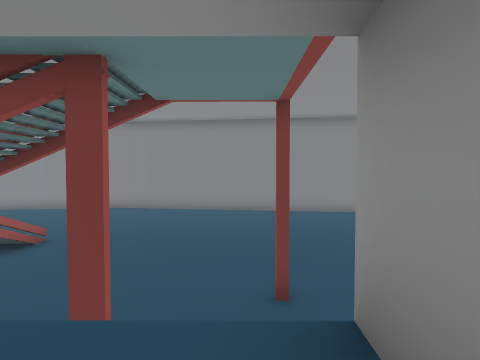
view 1 (above)

20 first-person views from a walk through a scene from a Unity 3-D project. The camera is 1.2 m above the floor, tilts 2° down and sees 75° across. The floor is counted in squares, 2 m on a side. Each view is taken from the middle of a square. On the plan, view 1 faces up. The plan holds only what a view shows up to about 9 squares ahead; the rest is blank. The place goes on beyond the plan. The player character is not drawn. Some animated figures are not drawn.

view 2
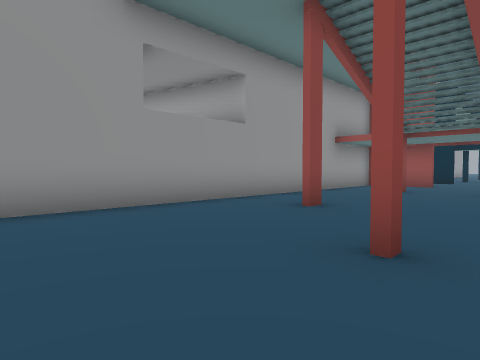

view 3
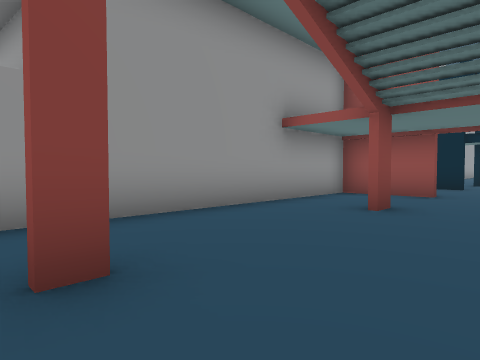

view 4
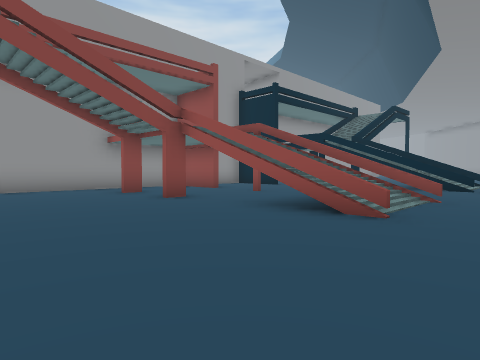

view 5
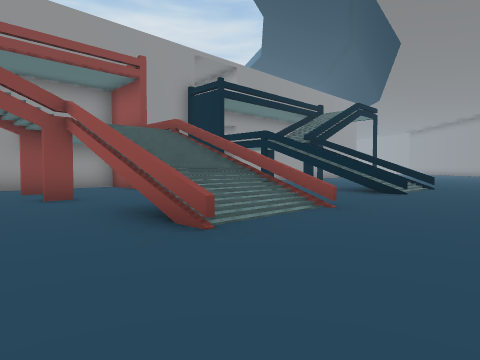

view 6
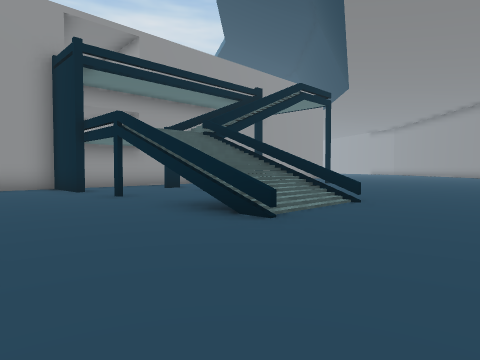

view 7
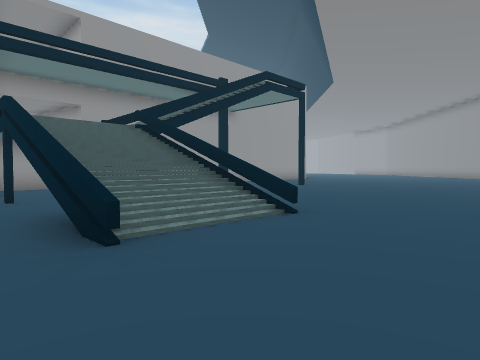

view 8
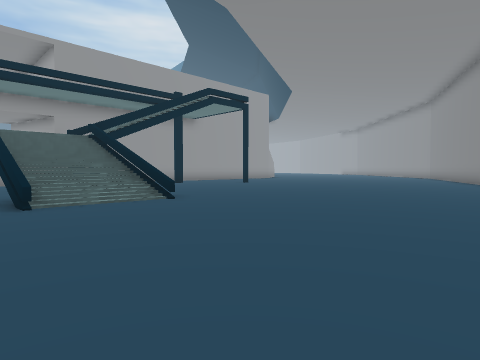

view 9
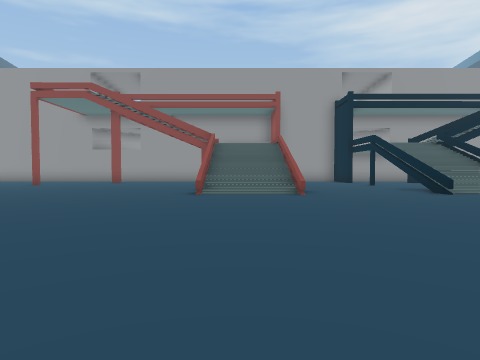

view 10
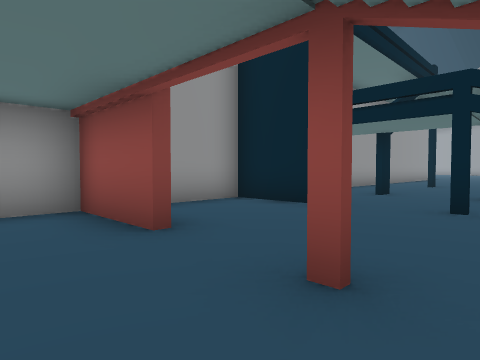

view 11
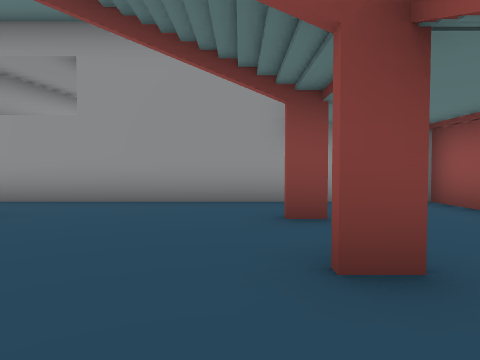

view 12
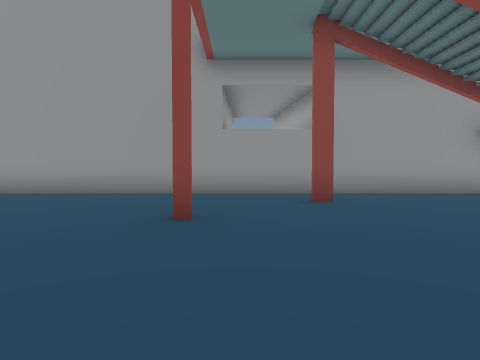

view 13
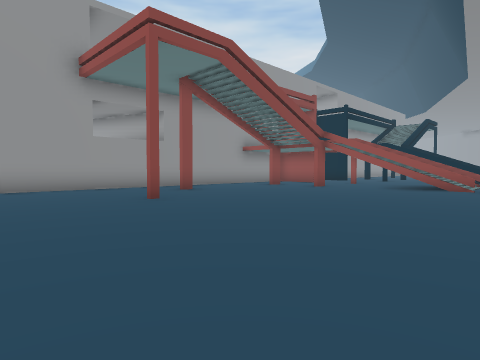

view 14
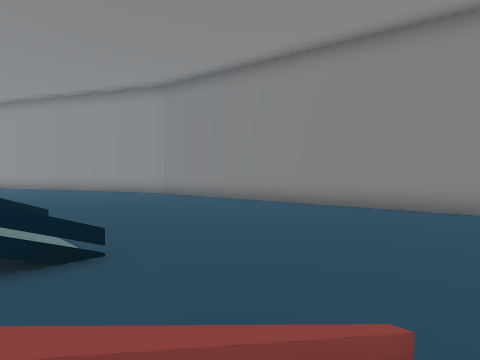

view 15
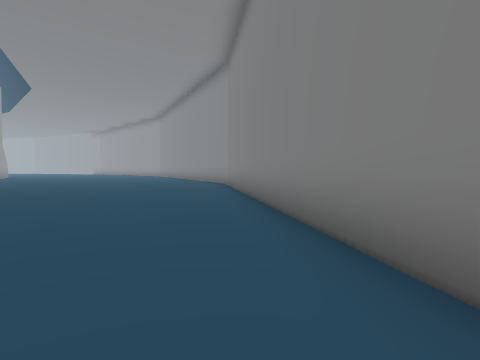

view 16
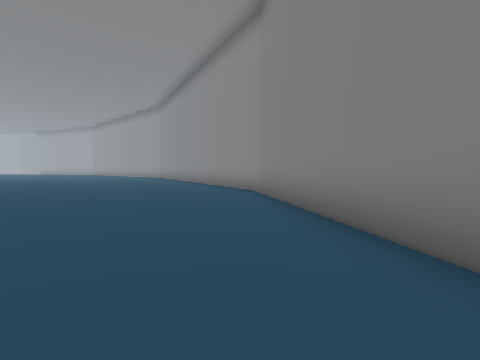

view 17
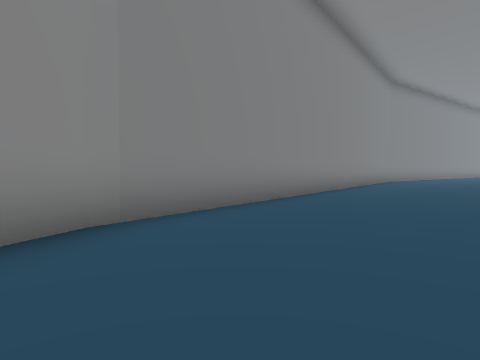

view 18
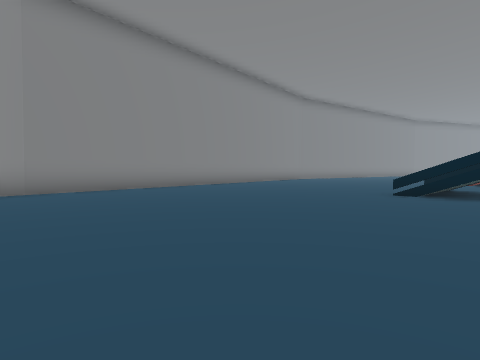

view 19
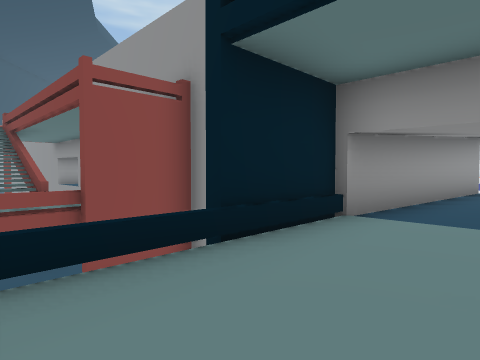

view 20
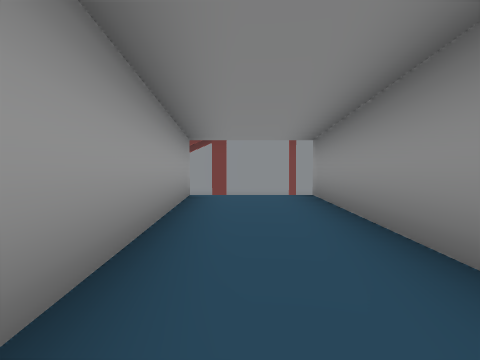

### Floor plan
Key: @ floor where view 1 was taken; # wall or solid block; x gap in a wall; . main floor; : floor 3 m higher than the main floor; + floor 3.25 m higher than the main floor; * floor 3.75 m higher than the main floor; / step, stairs or slope; = window, fence, low wall or low ledge; ^ raised ledge.
Columns run from 22 left of view 1 to 4 right of it. Each row starts with its distance up from view 1.
 17       ######## .
 16 #######..........
 15 #.................
 14 ...................
 13 ...................
 12 ....................
 11 ..................... .....
 10 ...........................
  9 ........//=...///..........
  8 ........//x...///..........
  7 ...... .//#...//#..........
  6         ///...............
  5         ///..#..#......#..
  4        /++*................
  3       .#++x..#..#...#......
  2       ..++#..#.............
  1         ++###########//####
  0          +#         #+@#
 -1          +^         ^++^
 -2          +#         #++^
 -3          +#         #++^
 -4          +#         #++
 -5          :#          :
 -6           #

Where each view was taken, in squares from view 1:
view 1: 0 up, 0 right, facing up
view 2: 6 up, 3 right, facing down-left
view 3: 5 up, 1 left, facing down-left
view 4: 11 up, 2 left, facing down-left
view 5: 12 up, 4 left, facing down-left
view 6: 12 up, 9 left, facing down-left
view 7: 12 up, 11 left, facing down-left
view 8: 15 up, 11 left, facing down-left
view 9: 17 up, 7 left, facing down
view 10: 6 up, 7 left, facing down-left
view 11: 7 up, 5 left, facing down
view 12: 9 up, 0 right, facing down
view 13: 11 up, 4 right, facing down-left
view 14: 8 up, 8 left, facing up-left
view 15: 16 up, 8 left, facing left
view 16: 15 up, 12 left, facing left
view 17: 12 up, 22 left, facing up-right
view 18: 7 up, 22 left, facing up-right
view 19: 5 up, 14 left, facing down-right
view 20: 5 down, 1 left, facing up
